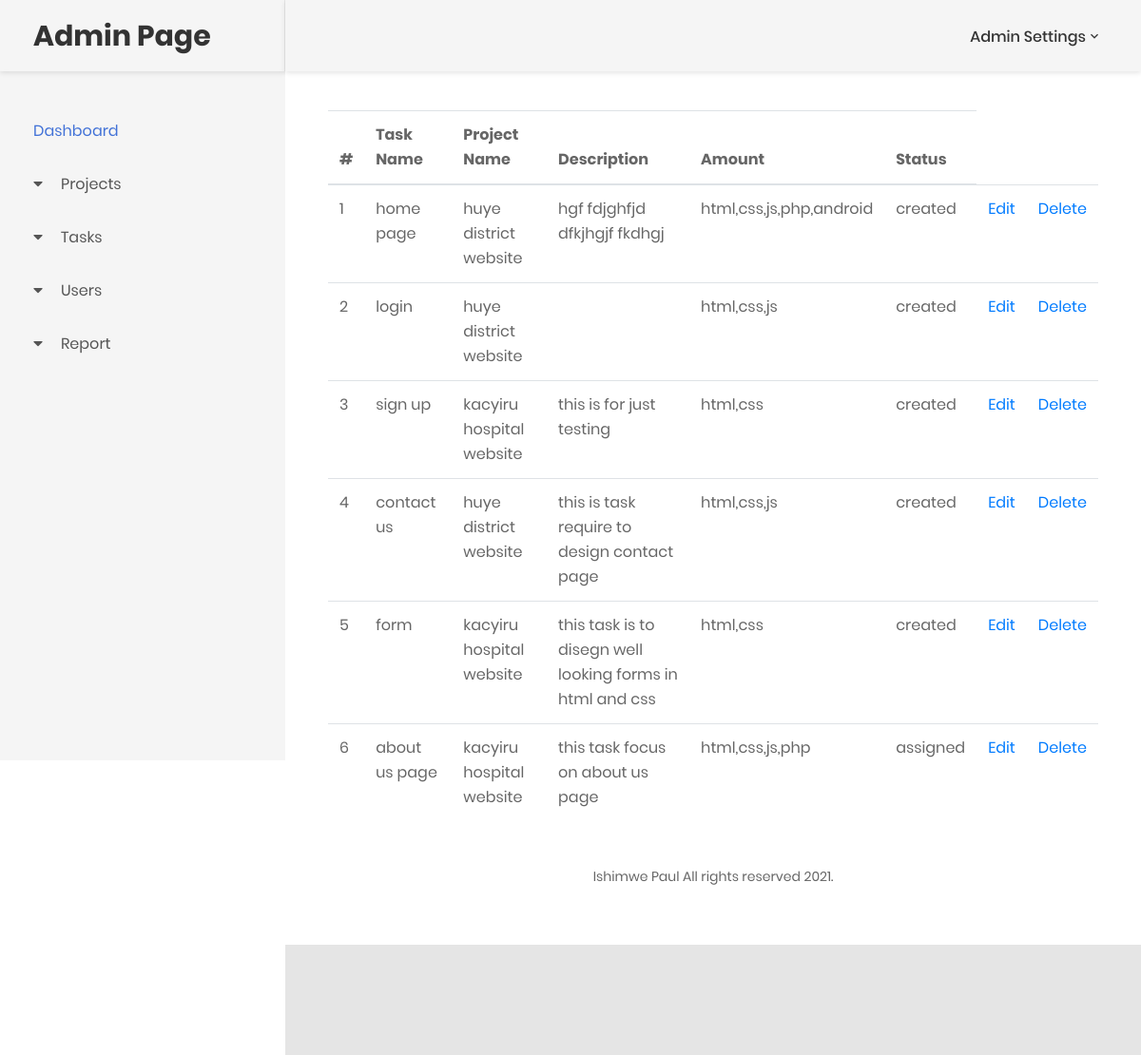
The page /allTask.php (signed in) on the database its author committed.
### tables this page shows
CREATE TABLE `tasks` (
  `id` int(123) NOT NULL,
  `task_name` varchar(123) NOT NULL,
  `proj_id` int(123) NOT NULL,
  `status` varchar(123) NOT NULL,
  `proj_description` varchar(122) NOT NULL,
  `skills_required` varchar(123) NOT NULL,
  `amount` varchar(123) NOT NULL,
  `date` date NOT NULL DEFAULT current_timestamp()
);

CREATE TABLE `project` (
  `id` int(123) NOT NULL,
  `proj_name` varchar(123) NOT NULL,
  `proj_type` varchar(123) NOT NULL,
  `proj_description` varchar(123) NOT NULL,
  `amount` int(20) NOT NULL,
  `project_path` varchar(123) NOT NULL,
  `status` varchar(20) NOT NULL
);

### allTask.php (the view, shortened to what this page needs)
<?php
include 'connection.php';
$query = "SELECT * FROM `Tasks`";
$data = mysqli_query($connect, "$query");
?>
<!DOCTYPE html>
<html lang="en">
<head>
    <link href="css/font-face.css" rel="stylesheet" media="all">
    <link href="vendor/font-awesome-4.7/css/font-awesome.min.css" rel="stylesheet" media="all">
    <link href="vendor/font-awesome-5/css/fontawesome-all.min.css" rel="stylesheet" media="all">
    <link href="vendor/mdi-font/css/material-design-iconic-font.min.css" rel="stylesheet" media="all">
    <link href="vendor/bootstrap-4.1/bootstrap.min.css" rel="stylesheet" media="all">
    <link href="vendor/animsition/animsition.min.css" rel="stylesheet" media="all">
    <link href="vendor/bootstrap-progressbar/bootstrap-progressbar-3.3.4.min.css" rel="stylesheet" media="all">
    <link href="vendor/wow/animate.css" rel="stylesheet" media="all">
    <link href="vendor/css-hamburgers/hamburgers.min.css" rel="stylesheet" media="all">
    <link href="vendor/slick/slick.css" rel="stylesheet" media="all">
    <link href="vendor/select2/select2.min.css" rel="stylesheet" media="all">
    <link href="vendor/perfect-scrollbar/perfect-scrollbar.css" rel="stylesheet" media="all">
    <link href="css/theme.css" rel="stylesheet" media="all">
</head>
<body class="animsition">
    <div class="page-wrapper">
        <?php include('includes/nav-sidebar.php'); ?>
        <div class="page-container">
            <?php include('includes/header.php');  ?>
            <div class="main-content">
                <div class="section__content section__content--p30">
                    <div class="container-fluid">
                        <div class="row">
                            <div class="col-md-12">
                                <div class="overview-wrap">
                                    <table class="table table-stripe table-hover">
                                        <tbody>
                                            <thead>
                                                <tr>
                                                    <th>#</th>
                                                    <th>Task Name</th>
                                                    <th>Project Name</th>
                                                    <th>Description</th>
                                                    <th>Amount</th>
                                                    <th>Status</th>
                                                </tr>
                                            </thead>
                                            <?php
                                            $count = 0;
                                            while ($row = mysqli_fetch_array($data)) {
                                                $count++;
                                            ?>
                                                <tr>
                                                    <td><?php echo $count; ?></td>
                                                    <td><?php echo $row[1]; ?></td>
                                                    <td><?php
                                                        $proj_id = $row[2];
                                                        $select_proj_name = mysqli_query($connect, "SELECT proj_name FROM project WHERE id='$proj_id'");
                                                        $row1 = mysqli_fetch_array($select_proj_name);
                                                        echo $row1[0];
                                                        ?></td>
                                                    <td><?php echo $row[4]; ?></td>
                                                    <td><?php echo $row[5]; ?></td>
                                                    <td><?php echo $row[3]; ?></td>
                                                    <td align='right'><a href='updateTask.php?id=<?php echo $row[0] ?>'> Edit</a></td>
                                                    <td align='right'> <a href='deleteTask.php?id=<?php echo $row[0]; ?>'>Delete</a></td>
                                                </tr>
                                            <?php  }  ?>
                                        </tbody>
                                    </table>
                                </div>
                            </div>
                        </div>
                        <div class="row m-t-25">
                            <div class="col-sm-6 col-lg-3">
                            </div>
                            <div class="col-sm-6 col-lg-3">
                            </div>
                            <div class="col-sm-6 col-lg-3">
                            </div>
                            <div class="col-sm-6 col-lg-3">
                            </div>
                        </div>
                        <?php include('includes/footer.php') ?>
                    </div>
                </div>
            </div>
        </div>
    </div>
</body>
</html>

### includes/nav-sidebar.php (shortened to what this page needs)
<div class="page-wrapper">
    <aside class="menu-sidebar d-none d-lg-block">
        <div class="logo">
            <a href="#">
                <h2>Admin Page</h2>
            </a>
        </div>
        <div class="menu-sidebar__content js-scrollbar1" style="background-color: whitesmoke;">
            <nav class="navbar-sidebar">
                <ul class="list-unstyled navbar__list">
                    <li class="active has-sub">
                        <a class="js-arrow" href="index.php">
                            Dashboard</a>
                    </li>
                    <li class="has-sub">
                        <a class="js-arrow" href="#">
                            <i class="fas  fa-caret-down"></i>Projects</a>
                    </li>
                    <li class="has-sub">
                        <a class="js-arrow" href="#">
                            <i class="fas  fa-caret-down"></i>Tasks</a>
                    </li>
                    <li class="has-sub">
                        <a class="js-arrow" href="#">
                            <i class="fas  fa-caret-down"></i>Users</a>
                    </li>
                    <li class="has-sub">
                        <a class="js-arrow" href="#">
                            <i class="fas  fa-caret-down"></i>Report</a>
                    </li>
                </ul>
            </nav>
        </div>
    </aside>

### includes/header.php (shortened to what this page needs)
<header class="header-desktop">
    <div class="section__content section__content--p30">
        <div class="container-fluid">
            <div class="header-wrap">
                <div class="header-button">
                    <div class="account-wrap">
                        <div class="account-item clearfix js-item-menu">
                            <div class="content">
                                <a class="js-acc-btn" href="#">Admin Settings</a>
                            </div>
                        </div>
                    </div>
                </div>
            </div>
        </div>
    </div>
</header>

### includes/footer.php
<div class="row">
    <div class="col-md-12 p4">
        <div class="copyright">
            <p>Ishimwe Paul All rights reserved 2021.</p>
        </div>
    </div>
</div>

### rows shown on the page
tasks: task_name "home page", proj.proj_name "huye district website", proj_description "hgf fdjghfjd dfkjhgjf fkdhgj", skills_required "html,css,js,php,android", status "created"
tasks: task_name "login", proj.proj_name "huye district website", skills_required "html,css,js", status "created"
tasks: task_name "sign up", proj.proj_name "kacyiru hospital website", proj_description "this is for just testing", skills_required "html,css", status "created"
tasks: task_name "contact us", proj.proj_name "huye district website", proj_description "this is task require to design contact page", skills_required "html,css,js", status "created"
tasks: task_name "form", proj.proj_name "kacyiru hospital website", proj_description "this task is to disegn well looking forms in html and css", skills_required "html,css", status "created"
tasks: task_name "about us page", proj.proj_name "kacyiru hospital website", proj_description "this task focus on about us page", skills_required "html,css,js,php", status "assigned"
